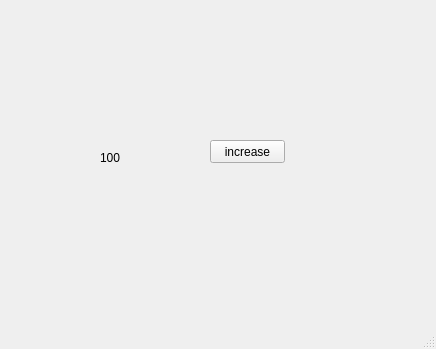
<?xml version="1.0" encoding="UTF-8"?>
<ui version="4.0">
 <class>MainWindow</class>
 <widget class="QMainWindow" name="MainWindow">
  <property name="geometry">
   <rect>
    <x>0</x>
    <y>0</y>
    <width>436</width>
    <height>349</height>
   </rect>
  </property>
  <property name="windowTitle">
   <string>MainWindow</string>
  </property>
  <widget class="QWidget" name="centralwidget">
   <widget class="QLabel" name="lbl">
    <property name="geometry">
     <rect>
      <x>100</x>
      <y>150</y>
      <width>101</width>
      <height>16</height>
     </rect>
    </property>
    <property name="text">
     <string>100</string>
    </property>
   </widget>
   <widget class="QPushButton" name="pb">
    <property name="geometry">
     <rect>
      <x>210</x>
      <y>140</y>
      <width>75</width>
      <height>23</height>
     </rect>
    </property>
    <property name="text">
     <string>increase</string>
    </property>
   </widget>
  </widget>
  <widget class="QMenuBar" name="menubar">
   <property name="geometry">
    <rect>
     <x>0</x>
     <y>0</y>
     <width>436</width>
     <height>21</height>
    </rect>
   </property>
  </widget>
  <widget class="QStatusBar" name="statusbar"/>
 </widget>
 <resources/>
 <connections/>
</ui>
